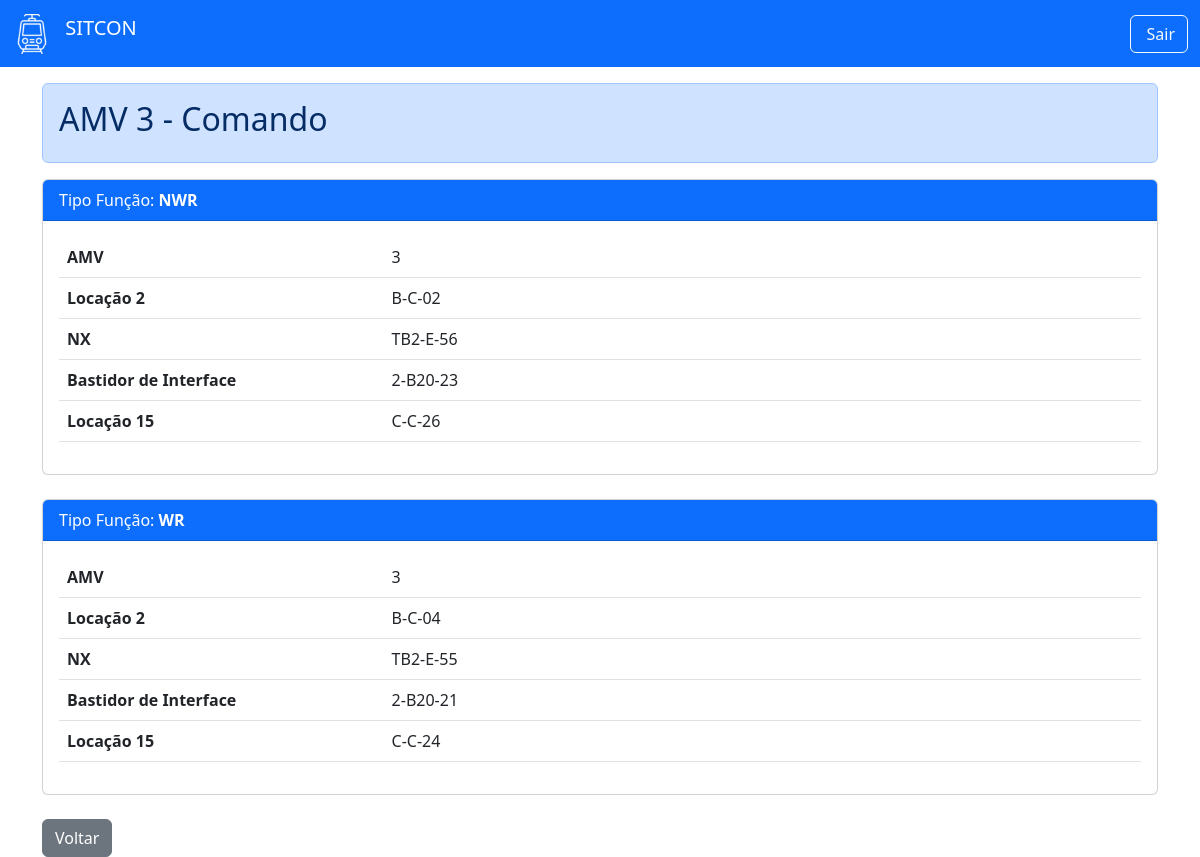
Screenshot of /amv_comando/3 (signed in) with the database file from the repository.
### models.py (models this page shows, shortened)
class AMV(db.Model):
    __tablename__ = 'amv'
    idamv = db.Column(db.Integer, primary_key=True)
    tipofuncao = db.Column(db.String(5), primary_key=True)
    L1 = db.Column(db.String(8), nullable=True)
    L2 = db.Column(db.String(8), nullable=True)
    L3 = db.Column(db.String(8), nullable=True)
    L4 = db.Column(db.String(8), nullable=True)
    L5 = db.Column(db.String(8), nullable=True)
    L6 = db.Column(db.String(8), nullable=True)
    L7 = db.Column(db.String(8), nullable=True)
    L9 = db.Column(db.String(8), nullable=True)
    L10 = db.Column(db.String(8), nullable=True)
    tower = db.Column(db.String(8), nullable=True)
    interface = db.Column(db.String(8), nullable=True)
    L14 = db.Column(db.String(8), nullable=True)
    L15 = db.Column(db.String(8), nullable=True)
    L16 = db.Column(db.String(8), nullable=True)
    L17 = db.Column(db.String(8), nullable=True)
    L18 = db.Column(db.String(8), nullable=True)
    L20 = db.Column(db.String(8), nullable=True)
    L21 = db.Column(db.String(8), nullable=True)
    L22 = db.Column(db.String(8), nullable=True)
    L23 = db.Column(db.String(8), nullable=True)

### app.py (the view)
@app.route('/amv_comando/<amv_id>')
def amv_comando(amv_id):
    return mostrar_amv(amv_id, tipo='Comando')

### templates/amv_detail.html (shortened to what this page needs)
<!DOCTYPE html>
<html>
<head>
    <link href="https://cdn.jsdelivr.net/npm/bootstrap@5.3.0/dist/css/bootstrap.min.css" rel="stylesheet">
</head>
<body>
    <nav class="navbar bg-primary navbar-dark">
        <div class="container-fluid">
            <a class="navbar-brand" href="/sitcon">
                <img src="{{ url_for('static', filename='images/train3.png') }}"
                     alt="Logo SITCON"
                     width="40"
                     height="40"
                     class="d-inline-block align-text-top me-2" />
                SITCON
            </a>
            <div class="d-flex">
                <a href="{{ url_for('logout') }}" class="btn btn-outline-light">
                     Sair
                </a>
            </div>
        </div>
    </nav>
    <div class="container mt-3">
        <div class="alert {{ 'alert-primary' if tipo == 'Comando' else 'alert-success' }}">
            <h2>AMV {{ amv_id }} - {{ tipo }}</h2>
        </div>
        {% for registro in registros %}
        <div class="card mb-4">
            <div class="card-header bg-{{ 'primary' if tipo == 'Comando' else 'success' }} text-white">
                Tipo Função: <strong>{{ registro.tipofuncao }}</strong>
            </div>
            <div class="card-body">
                <table class="table">
                    <tbody>
                        {% for nome, valor in registro.items() %}
                        {% if nome != 'tipofuncao' %}
                        <tr>
                            <td width="30%"><strong>{{ nome }}</strong></td>
                            <td>{{ valor }}</td>
                        </tr>
                        {% endif %}
                        {% endfor %}
                    </tbody>
                </table>
            </div>
        </div>
        {% endfor %}
        <a href="/amv" class="btn btn-secondary">Voltar</a>
    </div>
</body>
</html>

### rows the page displays
AMV: tipofuncao "NWR", registro "AMV", registro "3", nome "Locação 2", L2 "B-C-02", nome "NX", tower "TB2-E-56", nome "Bastidor de Interface", interface "2-B20-23", nome "Locação 15", L15 "C-C-26"
AMV: tipofuncao "WR", registro "AMV", registro "3", nome "Locação 2", L2 "B-C-04", nome "NX", tower "TB2-E-55", nome "Bastidor de Interface", interface "2-B20-21", nome "Locação 15", L15 "C-C-24"

### other values shown
{{ amv_id }} "3"
{{ tipo }} "Comando"
